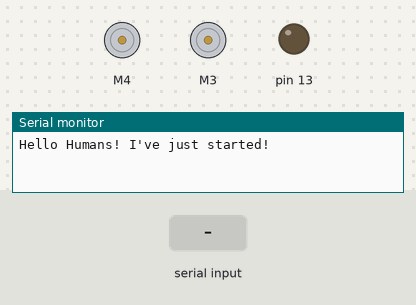
The sketch below on a simulated Arduino Uno, built with avr-gcc and run on an emulated ATmega328P. On the bench: 2 × DC motor (green arrow = forward, orange = backward, longer = faster), output pins drawn as LEDs (lit = HIGH), the last lines printed to the serial monitor. The test bench sets the inputs (shaded band).

Above: at 1.2 s.
1.3 s: "I" received over Serial
At 2.5 s:
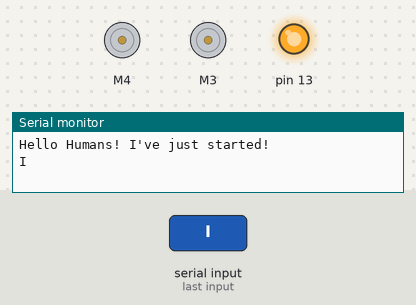
2.8 s: byte 113 ('q') received over Serial
At 3.8 s:
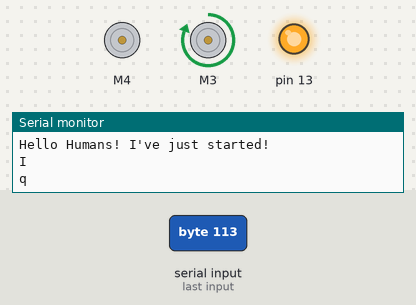
4.3 s: byte 68 ('D') received over Serial
At 5.0 s:
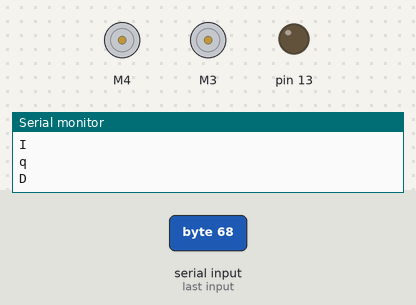
5.8 s: "J" received over Serial
At 6.1 s:
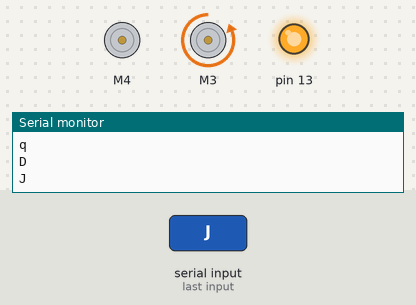
7.3 s: "G" received over Serial
At 8.5 s:
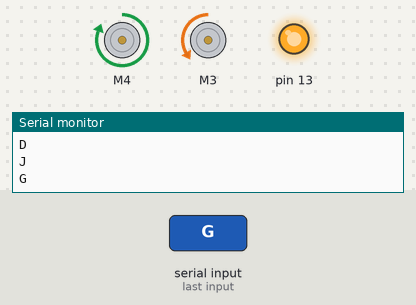
8.8 s: "H" received over Serial
At 9.6 s:
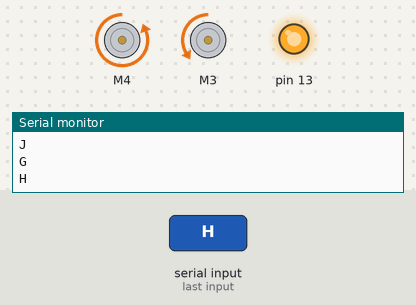
Timing chart, 0 to 11.3 s (numbered marks = the images above; inputs shaded):
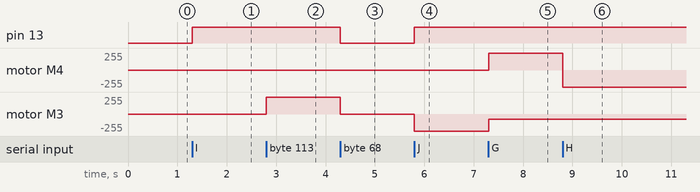

Measured:
- after the input at 1.3 s, pin 13: LOW → HIGH at once
- after the input at 2.8 s, motor M3: stopped → forward 255/255 at once
- after the input at 4.3 s, pin 13: HIGH → LOW at once; motor M3: forward 255/255 → stopped at once
- after the input at 5.8 s, pin 13: LOW → HIGH at once; motor M3: stopped → backward 255/255 at once
- after the input at 7.3 s, motor M4: stopped → forward 255/255 at once; motor M3: backward 255/255 → backward 75/255 at once
- after the input at 8.8 s, motor M4: forward 255/255 → backward 255/255 at once

The sketch:

autobluetooth.ino
```cpp
// (licence header left out)
#include <AFMotor.h>
const int pinfrontLights = 7;    //Pin that activates the Front lights.
const int pinbackLights  = 4;    //Pin that activates the Back lights.
char command = 'S';      // variable to receive the command from the serial port
char prevCommand = 'A';
int velocity = 0;
int turnRatio = 4;
int turnSpeed = 75;
unsigned long timer0 = 2000;  //Stores the time (in millis since execution started)
unsigned long timer1 = 0;  //Stores the time when the last command was received from the phone

// test
//AF_DCMotor motd(4,MOTOR12_64KHZ);
AF_DCMotor motd(4);
AF_DCMotor motg(3);

void setup() {
  Serial.begin(9600);           // set up Serial library at 9600 bps
  Serial.println("Hello Humans! I've just started!");
}

void loop() {
  if(Serial.available() > 0){
    command = Serial.read();
    //Change pin mode only if new command is different from previous.
    Serial.println(command);
    switch(command){
    case 'F':
      goForward(velocity);
      break;
    case 'B':
      goBack(velocity);
      break;
    case 'L':
      goLeft();
      break;
    case 'R':
      goRight();
      break;
    case 'S':
      stop();
      break;
    case 'I':  //FR
      goRight(velocity);
      break;
    case 'J':  //BR
      goBackRight(velocity);
      break;
    case 'G':  //FL
      goLeft(velocity);
      break;
    case 'H':  //BL
      goBackLeft(velocity);
      break;
    case 'W':  //Font ON
      digitalWrite(pinfrontLights, HIGH);
      break;
    case 'w':  //Font OFF
      digitalWrite(pinfrontLights, LOW);
      break;
    case 'U':  //Back ON
      digitalWrite(pinbackLights, HIGH);
      break;
    case 'u':  //Back OFF
      digitalWrite(pinbackLights, LOW);
      break;
    case 'D':  //Everything OFF
      digitalWrite(pinfrontLights, LOW);
      digitalWrite(pinbackLights, LOW);
      stop();
      break;
    default:  //Get velocity
      if(command=='q'){
        velocity = 255;  //Full velocity
        //yellowCar.SetSpeebd_4W(velocity);
        setSpeed(velocity);
      }
      else{
        //Chars '0' - '9' have an integer equivalence of 48 - 57, accordingly.
        if((command >= 48) && (command <= 57)){
          //Subtracting 48 changes the range from 48-57 to 0-9.
          //Multiplying by 25 changes the range from 0-9 to 0-225.
          velocity = (command - 48)*25;
          //yellowCar.SetSpeed_4W(velocity);
          setSpeed(velocity);
        }
      }
    }
  }
}

void goBack(int velocity){
  motd.run(BACKWARD);
  motg.run(BACKWARD);
  motd.setSpeed(velocity);
  motg.setSpeed(velocity);
}

void goForward(int velocity){
  ledOn();
  motd.run(FORWARD);
  motg.run(FORWARD);
  motd.setSpeed(velocity);
  motg.setSpeed(velocity);
}

void stop(){
  ledOff();
  motd.setSpeed(0);
  motg.setSpeed(0);
}

void goLeft(){
  goLeft(turnSpeed);
}

//yellowCar.ForwardRight_4W(velocity);
void goLeft(int velocity){
  goLeft(velocity, FORWARD);
}

void goBackLeft(int velocity){
  goLeft(velocity, BACKWARD);
}

void goLeft(int velocity, int direction){
  ledOn();
  motg.setSpeed(turnSpeed);
  motd.run(direction);
  motd.setSpeed(velocity);
}


//yellowCar.Right_4W();
void goRight(){
  goRight(turnSpeed);
}

//yellowCar.ForwardRight_4W(velocity);
void goRight(int velocity){
  goRight(velocity, FORWARD);
}

void goBackRight(int velocity){
  goRight(velocity, BACKWARD);
}

void goRight(int velocity, int direction){
  ledOn();
  motd.setSpeed(turnSpeed);
  motg.run(direction);
  motg.setSpeed(velocity);
}

void setSpeed(int velocity){
  motd.setSpeed(velocity);
  motg.setSpeed(velocity);
}

void ledOn(){
  analogWrite(13, 128);
}
void ledOff(){
  analogWrite(13, 0);
}
```
